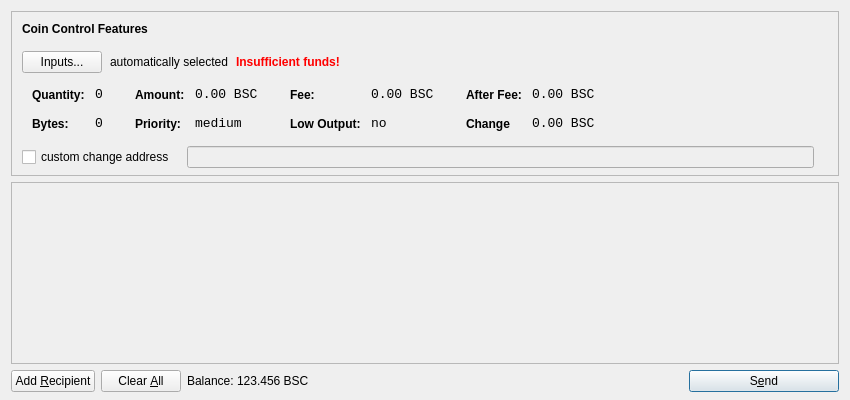
<?xml version="1.0" encoding="UTF-8"?>
<ui version="4.0">
 <class>SendCoinsDialog</class>
 <widget class="QDialog" name="SendCoinsDialog">
  <property name="geometry">
   <rect>
    <x>0</x>
    <y>0</y>
    <width>850</width>
    <height>400</height>
   </rect>
  </property>
  <property name="windowTitle">
   <string>Send Coins</string>
  </property>
  <layout class="QVBoxLayout" name="verticalLayout" stretch="0,1,0">
   <property name="bottomMargin">
    <number>8</number>
   </property>
   <item>
    <widget class="QFrame" name="frameCoinControl">
     <property name="sizePolicy">
      <sizepolicy hsizetype="Expanding" vsizetype="Expanding">
       <horstretch>0</horstretch>
       <verstretch>0</verstretch>
      </sizepolicy>
     </property>
     <property name="maximumSize">
      <size>
       <width>16777215</width>
       <height>16777215</height>
      </size>
     </property>
     <property name="frameShape">
      <enum>QFrame::StyledPanel</enum>
     </property>
     <property name="frameShadow">
      <enum>QFrame::Sunken</enum>
     </property>
     <layout class="QVBoxLayout" name="verticalLayoutCoinControl2">
      <property name="spacing">
       <number>-1</number>
      </property>
      <property name="leftMargin">
       <number>0</number>
      </property>
      <property name="topMargin">
       <number>0</number>
      </property>
      <property name="rightMargin">
       <number>0</number>
      </property>
      <property name="bottomMargin">
       <number>6</number>
      </property>
      <item>
       <layout class="QVBoxLayout" name="verticalLayoutCoinControl" stretch="0,0,0,0,1">
        <property name="spacing">
         <number>0</number>
        </property>
        <property name="leftMargin">
         <number>10</number>
        </property>
        <property name="topMargin">
         <number>10</number>
        </property>
        <item>
         <layout class="QHBoxLayout" name="horizontalLayoutCoinControl1">
          <property name="bottomMargin">
           <number>15</number>
          </property>
          <item>
           <widget class="QLabel" name="labelCoinControlFeatures">
            <property name="sizePolicy">
             <sizepolicy hsizetype="Preferred" vsizetype="Maximum">
              <horstretch>0</horstretch>
              <verstretch>0</verstretch>
             </sizepolicy>
            </property>
            <property name="font">
             <font>
              <weight>75</weight>
              <bold>true</bold>
             </font>
            </property>
            <property name="styleSheet">
             <string notr="true">font-weight:bold;</string>
            </property>
            <property name="text">
             <string>Coin Control Features</string>
            </property>
           </widget>
          </item>
         </layout>
        </item>
        <item>
         <layout class="QHBoxLayout" name="horizontalLayoutCoinControl2" stretch="0,0,0,0">
          <property name="spacing">
           <number>8</number>
          </property>
          <property name="bottomMargin">
           <number>10</number>
          </property>
          <item>
           <widget class="QPushButton" name="pushButtonCoinControl">
            <property name="styleSheet">
             <string notr="true"/>
            </property>
            <property name="text">
             <string>Inputs...</string>
            </property>
           </widget>
          </item>
          <item>
           <widget class="QLabel" name="labelCoinControlAutomaticallySelected">
            <property name="text">
             <string>automatically selected</string>
            </property>
            <property name="margin">
             <number>5</number>
            </property>
           </widget>
          </item>
          <item>
           <widget class="QLabel" name="labelCoinControlInsuffFunds">
            <property name="font">
             <font>
              <weight>75</weight>
              <bold>true</bold>
             </font>
            </property>
            <property name="styleSheet">
             <string notr="true">color:red;font-weight:bold;</string>
            </property>
            <property name="text">
             <string>Insufficient funds!</string>
            </property>
            <property name="margin">
             <number>5</number>
            </property>
           </widget>
          </item>
          <item>
           <spacer name="horizontalSpacerCoinControl">
            <property name="orientation">
             <enum>Qt::Horizontal</enum>
            </property>
            <property name="sizeHint" stdset="0">
             <size>
              <width>40</width>
              <height>1</height>
             </size>
            </property>
           </spacer>
          </item>
         </layout>
        </item>
        <item>
         <widget class="QWidget" name="widgetCoinControl" native="true">
          <property name="sizePolicy">
           <sizepolicy hsizetype="Preferred" vsizetype="Preferred">
            <horstretch>0</horstretch>
            <verstretch>0</verstretch>
           </sizepolicy>
          </property>
          <property name="minimumSize">
           <size>
            <width>0</width>
            <height>0</height>
           </size>
          </property>
          <property name="styleSheet">
           <string notr="true"/>
          </property>
          <layout class="QHBoxLayout" name="horizontalLayoutCoinControl5">
           <property name="margin">
            <number>0</number>
           </property>
           <item>
            <layout class="QHBoxLayout" name="horizontalLayoutCoinControl3" stretch="0,0,0,1">
             <property name="spacing">
              <number>20</number>
             </property>
             <property name="topMargin">
              <number>0</number>
             </property>
             <property name="bottomMargin">
              <number>10</number>
             </property>
             <item>
              <layout class="QFormLayout" name="formLayoutCoinControl1">
               <property name="horizontalSpacing">
                <number>10</number>
               </property>
               <property name="verticalSpacing">
                <number>14</number>
               </property>
               <property name="leftMargin">
                <number>10</number>
               </property>
               <property name="topMargin">
                <number>4</number>
               </property>
               <property name="rightMargin">
                <number>6</number>
               </property>
               <item row="0" column="0">
                <widget class="QLabel" name="labelCoinControlQuantityText">
                 <property name="styleSheet">
                  <string notr="true">font-weight:bold;</string>
                 </property>
                 <property name="text">
                  <string>Quantity:</string>
                 </property>
                 <property name="margin">
                  <number>0</number>
                 </property>
                </widget>
               </item>
               <item row="0" column="1">
                <widget class="QLabel" name="labelCoinControlQuantity">
                 <property name="font">
                  <font>
                   <family>Monospace</family>
                   <pointsize>10</pointsize>
                  </font>
                 </property>
                 <property name="cursor">
                  <cursorShape>IBeamCursor</cursorShape>
                 </property>
                 <property name="contextMenuPolicy">
                  <enum>Qt::ActionsContextMenu</enum>
                 </property>
                 <property name="text">
                  <string>0</string>
                 </property>
                 <property name="margin">
                  <number>0</number>
                 </property>
                 <property name="textInteractionFlags">
                  <set>Qt::LinksAccessibleByMouse|Qt::TextSelectableByKeyboard|Qt::TextSelectableByMouse</set>
                 </property>
                </widget>
               </item>
               <item row="1" column="0">
                <widget class="QLabel" name="labelCoinControlBytesText">
                 <property name="styleSheet">
                  <string notr="true">font-weight:bold;</string>
                 </property>
                 <property name="text">
                  <string>Bytes:</string>
                 </property>
                </widget>
               </item>
               <item row="1" column="1">
                <widget class="QLabel" name="labelCoinControlBytes">
                 <property name="font">
                  <font>
                   <family>Monospace</family>
                   <pointsize>10</pointsize>
                  </font>
                 </property>
                 <property name="cursor">
                  <cursorShape>IBeamCursor</cursorShape>
                 </property>
                 <property name="contextMenuPolicy">
                  <enum>Qt::ActionsContextMenu</enum>
                 </property>
                 <property name="text">
                  <string>0</string>
                 </property>
                 <property name="textInteractionFlags">
                  <set>Qt::LinksAccessibleByMouse|Qt::TextSelectableByKeyboard|Qt::TextSelectableByMouse</set>
                 </property>
                </widget>
               </item>
              </layout>
             </item>
             <item>
              <layout class="QFormLayout" name="formLayoutCoinControl2">
               <property name="horizontalSpacing">
                <number>10</number>
               </property>
               <property name="verticalSpacing">
                <number>14</number>
               </property>
               <property name="leftMargin">
                <number>6</number>
               </property>
               <property name="topMargin">
                <number>4</number>
               </property>
               <property name="rightMargin">
                <number>6</number>
               </property>
               <item row="0" column="0">
                <widget class="QLabel" name="labelCoinControlAmountText">
                 <property name="styleSheet">
                  <string notr="true">font-weight:bold;</string>
                 </property>
                 <property name="text">
                  <string>Amount:</string>
                 </property>
                 <property name="margin">
                  <number>0</number>
                 </property>
                </widget>
               </item>
               <item row="0" column="1">
                <widget class="QLabel" name="labelCoinControlAmount">
                 <property name="font">
                  <font>
                   <family>Monospace</family>
                   <pointsize>10</pointsize>
                  </font>
                 </property>
                 <property name="cursor">
                  <cursorShape>IBeamCursor</cursorShape>
                 </property>
                 <property name="contextMenuPolicy">
                  <enum>Qt::ActionsContextMenu</enum>
                 </property>
                 <property name="text">
                  <string notr="true">0.00 BSC</string>
                 </property>
                 <property name="textInteractionFlags">
                  <set>Qt::LinksAccessibleByMouse|Qt::TextSelectableByKeyboard|Qt::TextSelectableByMouse</set>
                 </property>
                </widget>
               </item>
               <item row="1" column="0">
                <widget class="QLabel" name="labelCoinControlPriorityText">
                 <property name="styleSheet">
                  <string notr="true">font-weight:bold;</string>
                 </property>
                 <property name="text">
                  <string>Priority:</string>
                 </property>
                </widget>
               </item>
               <item row="1" column="1">
                <widget class="QLabel" name="labelCoinControlPriority">
                 <property name="font">
                  <font>
                   <family>Monospace</family>
                   <pointsize>10</pointsize>
                  </font>
                 </property>
                 <property name="cursor">
                  <cursorShape>IBeamCursor</cursorShape>
                 </property>
                 <property name="contextMenuPolicy">
                  <enum>Qt::ActionsContextMenu</enum>
                 </property>
                 <property name="text">
                  <string>medium</string>
                 </property>
                 <property name="textInteractionFlags">
                  <set>Qt::LinksAccessibleByMouse|Qt::TextSelectableByKeyboard|Qt::TextSelectableByMouse</set>
                 </property>
                </widget>
               </item>
              </layout>
             </item>
             <item>
              <layout class="QFormLayout" name="formLayoutCoinControl3">
               <property name="horizontalSpacing">
                <number>10</number>
               </property>
               <property name="verticalSpacing">
                <number>14</number>
               </property>
               <property name="leftMargin">
                <number>6</number>
               </property>
               <property name="topMargin">
                <number>4</number>
               </property>
               <property name="rightMargin">
                <number>6</number>
               </property>
               <item row="0" column="0">
                <widget class="QLabel" name="labelCoinControlFeeText">
                 <property name="styleSheet">
                  <string notr="true">font-weight:bold;</string>
                 </property>
                 <property name="text">
                  <string>Fee:</string>
                 </property>
                 <property name="margin">
                  <number>0</number>
                 </property>
                </widget>
               </item>
               <item row="0" column="1">
                <widget class="QLabel" name="labelCoinControlFee">
                 <property name="font">
                  <font>
                   <family>Monospace</family>
                   <pointsize>10</pointsize>
                  </font>
                 </property>
                 <property name="cursor">
                  <cursorShape>IBeamCursor</cursorShape>
                 </property>
                 <property name="contextMenuPolicy">
                  <enum>Qt::ActionsContextMenu</enum>
                 </property>
                 <property name="text">
                  <string notr="true">0.00 BSC</string>
                 </property>
                 <property name="textInteractionFlags">
                  <set>Qt::LinksAccessibleByMouse|Qt::TextSelectableByKeyboard|Qt::TextSelectableByMouse</set>
                 </property>
                </widget>
               </item>
               <item row="1" column="0">
                <widget class="QLabel" name="labelCoinControlLowOutputText">
                 <property name="styleSheet">
                  <string notr="true">font-weight:bold;</string>
                 </property>
                 <property name="text">
                  <string>Low Output:</string>
                 </property>
                </widget>
               </item>
               <item row="1" column="1">
                <widget class="QLabel" name="labelCoinControlLowOutput">
                 <property name="font">
                  <font>
                   <family>Monospace</family>
                   <pointsize>10</pointsize>
                  </font>
                 </property>
                 <property name="cursor">
                  <cursorShape>IBeamCursor</cursorShape>
                 </property>
                 <property name="contextMenuPolicy">
                  <enum>Qt::ActionsContextMenu</enum>
                 </property>
                 <property name="text">
                  <string>no</string>
                 </property>
                 <property name="textInteractionFlags">
                  <set>Qt::LinksAccessibleByMouse|Qt::TextSelectableByKeyboard|Qt::TextSelectableByMouse</set>
                 </property>
                </widget>
               </item>
              </layout>
             </item>
             <item>
              <layout class="QFormLayout" name="formLayoutCoinControl4">
               <property name="horizontalSpacing">
                <number>10</number>
               </property>
               <property name="verticalSpacing">
                <number>14</number>
               </property>
               <property name="leftMargin">
                <number>6</number>
               </property>
               <property name="topMargin">
                <number>4</number>
               </property>
               <property name="rightMargin">
                <number>6</number>
               </property>
               <item row="0" column="0">
                <widget class="QLabel" name="labelCoinControlAfterFeeText">
                 <property name="styleSheet">
                  <string notr="true">font-weight:bold;</string>
                 </property>
                 <property name="text">
                  <string>After Fee:</string>
                 </property>
                 <property name="margin">
                  <number>0</number>
                 </property>
                </widget>
               </item>
               <item row="0" column="1">
                <widget class="QLabel" name="labelCoinControlAfterFee">
                 <property name="font">
                  <font>
                   <family>Monospace</family>
                   <pointsize>10</pointsize>
                  </font>
                 </property>
                 <property name="cursor">
                  <cursorShape>IBeamCursor</cursorShape>
                 </property>
                 <property name="contextMenuPolicy">
                  <enum>Qt::ActionsContextMenu</enum>
                 </property>
                 <property name="text">
                  <string notr="true">0.00 BSC</string>
                 </property>
                 <property name="textInteractionFlags">
                  <set>Qt::LinksAccessibleByMouse|Qt::TextSelectableByKeyboard|Qt::TextSelectableByMouse</set>
                 </property>
                </widget>
               </item>
               <item row="1" column="0">
                <widget class="QLabel" name="labelCoinControlChangeText">
                 <property name="styleSheet">
                  <string notr="true">font-weight:bold;</string>
                 </property>
                 <property name="text">
                  <string>Change</string>
                 </property>
                </widget>
               </item>
               <item row="1" column="1">
                <widget class="QLabel" name="labelCoinControlChange">
                 <property name="font">
                  <font>
                   <family>Monospace</family>
                   <pointsize>10</pointsize>
                  </font>
                 </property>
                 <property name="cursor">
                  <cursorShape>IBeamCursor</cursorShape>
                 </property>
                 <property name="contextMenuPolicy">
                  <enum>Qt::ActionsContextMenu</enum>
                 </property>
                 <property name="text">
                  <string notr="true">0.00 BSC</string>
                 </property>
                 <property name="textInteractionFlags">
                  <set>Qt::LinksAccessibleByMouse|Qt::TextSelectableByKeyboard|Qt::TextSelectableByMouse</set>
                 </property>
                </widget>
               </item>
              </layout>
             </item>
            </layout>
           </item>
          </layout>
         </widget>
        </item>
        <item>
         <layout class="QHBoxLayout" name="horizontalLayoutCoinControl4" stretch="0,0,0">
          <property name="spacing">
           <number>12</number>
          </property>
          <property name="sizeConstraint">
           <enum>QLayout::SetDefaultConstraint</enum>
          </property>
          <property name="topMargin">
           <number>5</number>
          </property>
          <property name="rightMargin">
           <number>5</number>
          </property>
          <item>
           <widget class="QCheckBox" name="checkBoxCoinControlChange">
            <property name="text">
             <string>custom change address</string>
            </property>
           </widget>
          </item>
          <item>
           <widget class="QLineEdit" name="lineEditCoinControlChange">
            <property name="enabled">
             <bool>false</bool>
            </property>
            <property name="sizePolicy">
             <sizepolicy hsizetype="Expanding" vsizetype="Fixed">
              <horstretch>0</horstretch>
              <verstretch>0</verstretch>
             </sizepolicy>
            </property>
           </widget>
          </item>
          <item>
           <widget class="QLabel" name="labelCoinControlChangeLabel">
            <property name="sizePolicy">
             <sizepolicy hsizetype="Preferred" vsizetype="Expanding">
              <horstretch>0</horstretch>
              <verstretch>0</verstretch>
             </sizepolicy>
            </property>
            <property name="minimumSize">
             <size>
              <width>0</width>
              <height>0</height>
             </size>
            </property>
            <property name="text">
             <string/>
            </property>
            <property name="margin">
             <number>3</number>
            </property>
           </widget>
          </item>
         </layout>
        </item>
        <item>
         <spacer name="verticalSpacerCoinControl">
          <property name="orientation">
           <enum>Qt::Vertical</enum>
          </property>
          <property name="sizeHint" stdset="0">
           <size>
            <width>800</width>
            <height>1</height>
           </size>
          </property>
         </spacer>
        </item>
       </layout>
      </item>
     </layout>
    </widget>
   </item>
   <item>
    <widget class="QScrollArea" name="scrollArea">
     <property name="widgetResizable">
      <bool>true</bool>
     </property>
     <widget class="QWidget" name="scrollAreaWidgetContents">
      <property name="geometry">
       <rect>
        <x>0</x>
        <y>0</y>
        <width>830</width>
        <height>165</height>
       </rect>
      </property>
      <layout class="QVBoxLayout" name="verticalLayout_2">
       <property name="margin">
        <number>0</number>
       </property>
       <item>
        <layout class="QVBoxLayout" name="entries">
         <property name="spacing">
          <number>6</number>
         </property>
        </layout>
       </item>
       <item>
        <spacer name="verticalSpacer">
         <property name="orientation">
          <enum>Qt::Vertical</enum>
         </property>
         <property name="sizeHint" stdset="0">
          <size>
           <width>20</width>
           <height>40</height>
          </size>
         </property>
        </spacer>
       </item>
      </layout>
     </widget>
    </widget>
   </item>
   <item>
    <layout class="QHBoxLayout" name="horizontalLayout">
     <item>
      <widget class="QPushButton" name="addButton">
       <property name="toolTip">
        <string>Send to multiple recipients at once</string>
       </property>
       <property name="text">
        <string>Add &amp;Recipient</string>
       </property>
       <property name="autoDefault">
        <bool>false</bool>
       </property>
      </widget>
     </item>
     <item>
      <widget class="QPushButton" name="clearButton">
       <property name="sizePolicy">
        <sizepolicy hsizetype="Minimum" vsizetype="Fixed">
         <horstretch>0</horstretch>
         <verstretch>0</verstretch>
        </sizepolicy>
       </property>
       <property name="toolTip">
        <string>Remove all transaction fields</string>
       </property>
       <property name="text">
        <string>Clear &amp;All</string>
       </property>
       <property name="autoRepeatDelay">
        <number>300</number>
       </property>
       <property name="autoDefault">
        <bool>false</bool>
       </property>
      </widget>
     </item>
     <item>
      <layout class="QHBoxLayout" name="horizontalLayout_2">
       <property name="spacing">
        <number>3</number>
       </property>
       <item>
        <widget class="QLabel" name="label">
         <property name="sizePolicy">
          <sizepolicy hsizetype="Preferred" vsizetype="Fixed">
           <horstretch>0</horstretch>
           <verstretch>0</verstretch>
          </sizepolicy>
         </property>
         <property name="text">
          <string>Balance:</string>
         </property>
        </widget>
       </item>
       <item>
        <widget class="QLabel" name="labelBalance">
         <property name="sizePolicy">
          <sizepolicy hsizetype="Preferred" vsizetype="Fixed">
           <horstretch>0</horstretch>
           <verstretch>0</verstretch>
          </sizepolicy>
         </property>
         <property name="cursor">
          <cursorShape>IBeamCursor</cursorShape>
         </property>
         <property name="text">
          <string notr="true">123.456 BSC</string>
         </property>
         <property name="textInteractionFlags">
          <set>Qt::LinksAccessibleByMouse|Qt::TextSelectableByKeyboard|Qt::TextSelectableByMouse</set>
         </property>
        </widget>
       </item>
      </layout>
     </item>
     <item>
      <spacer name="horizontalSpacer">
       <property name="orientation">
        <enum>Qt::Horizontal</enum>
       </property>
       <property name="sizeHint" stdset="0">
        <size>
         <width>40</width>
         <height>20</height>
        </size>
       </property>
      </spacer>
     </item>
     <item>
      <widget class="QPushButton" name="sendButton">
       <property name="minimumSize">
        <size>
         <width>150</width>
         <height>0</height>
        </size>
       </property>
       <property name="toolTip">
        <string>Confirm the send action</string>
       </property>
       <property name="text">
        <string>S&amp;end</string>
       </property>
       <property name="icon">
        <iconset resource="../bitcoin.qrc">
         <normaloff>:/icons/send</normaloff>:/icons/send</iconset>
       </property>
       <property name="default">
        <bool>true</bool>
       </property>
      </widget>
     </item>
    </layout>
   </item>
  </layout>
 </widget>
 <resources>
  <include location="../bitcoin.qrc"/>
 </resources>
 <connections/>
</ui>
